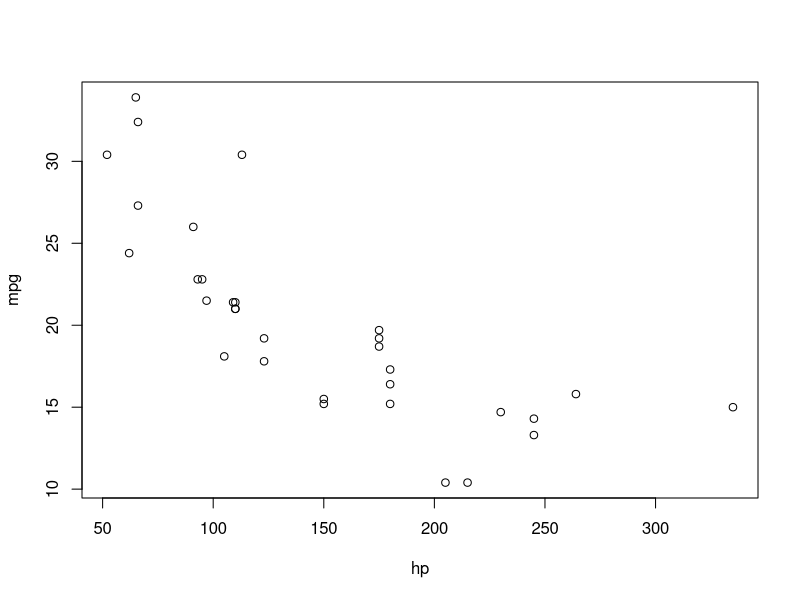
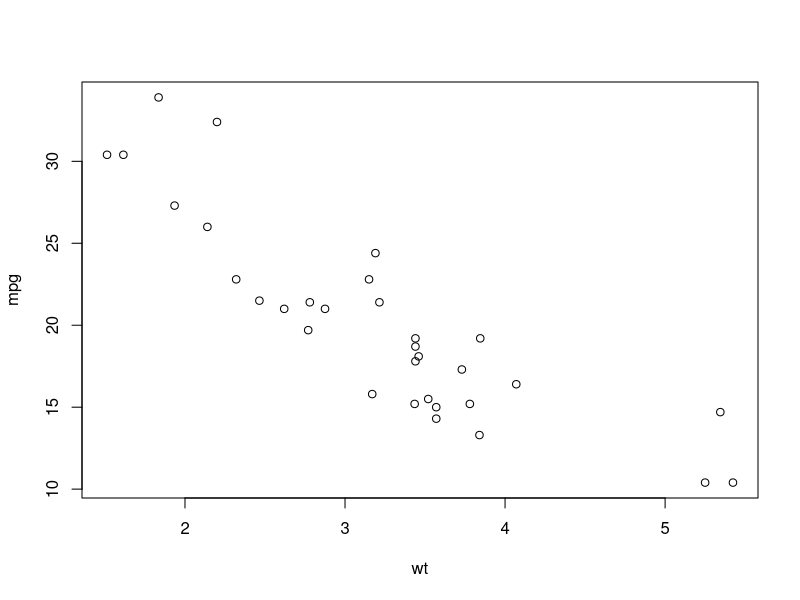
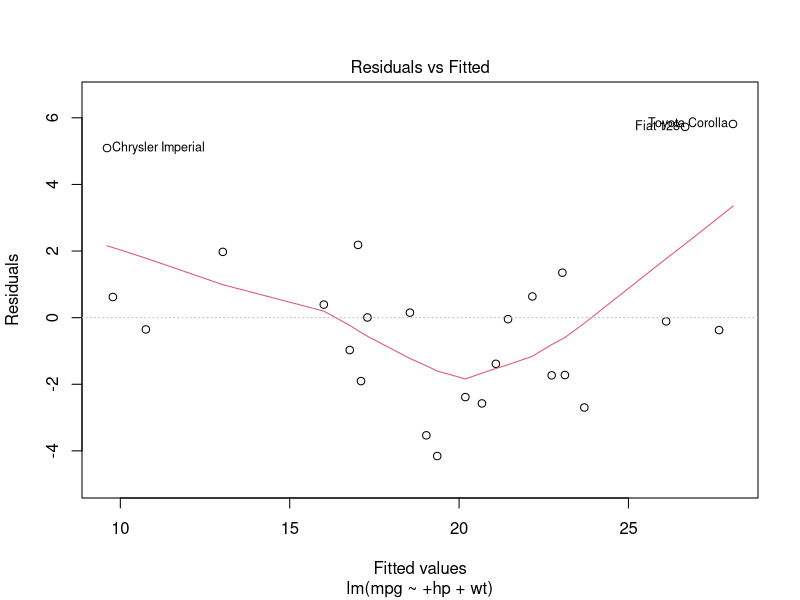
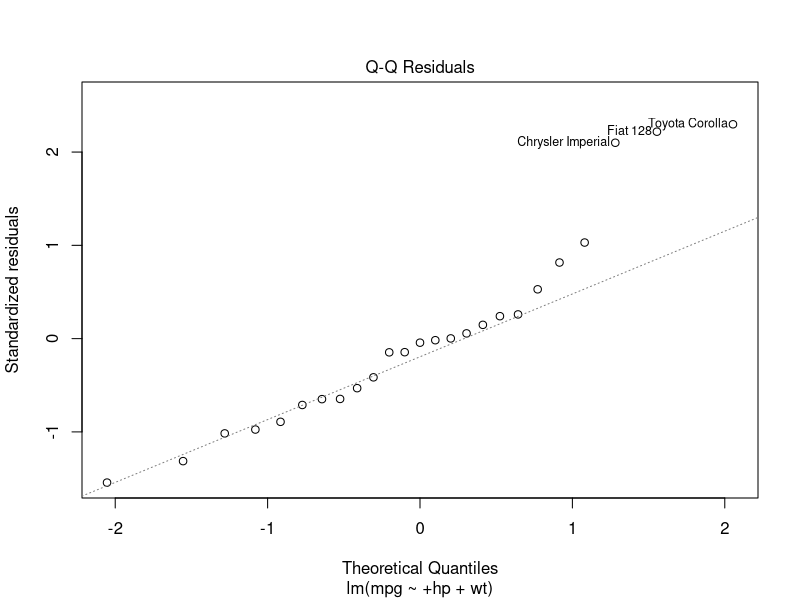
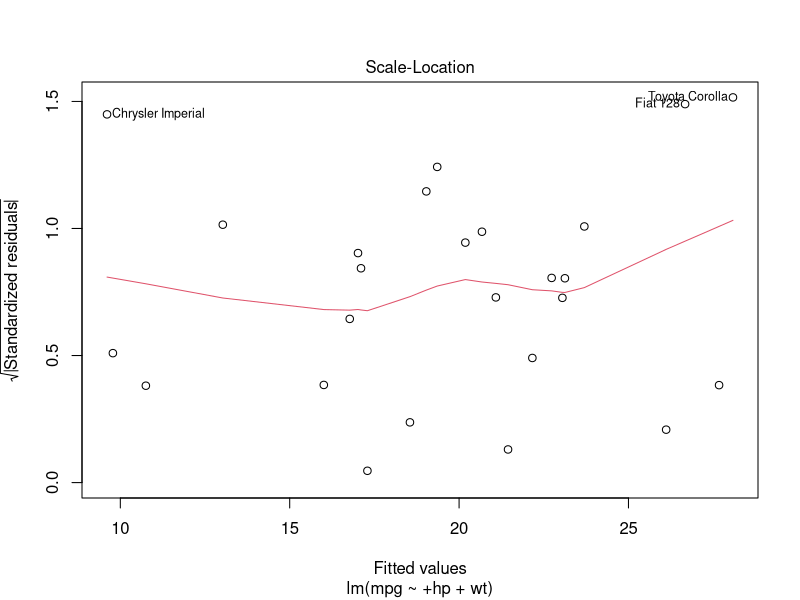
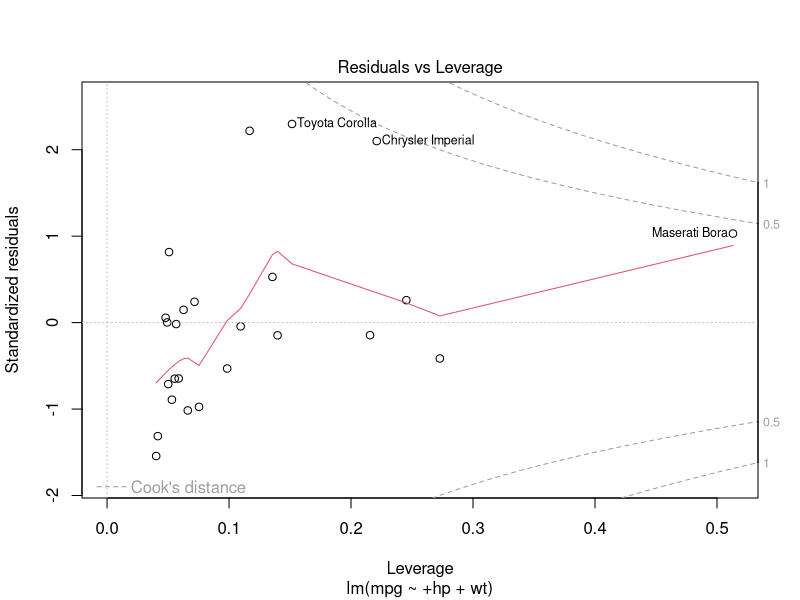

The R source for these figures, in order:
?mtcars
names(mtcars)
View(mtcars)
plot(mpg~hp, data=mtcars)
plot(mpg~wt, data=mtcars)
result<-lm(mpg ~ hp+wt, data=mtcars)
summary(result)

#Value of Adjusted R2 = 0.82, 
#means that "82% of the variance in the measure of mpg can be predicted by hp and wt."

#Checking Multicollinearity:
result<-lm(mpg~hp+wt+disp+cyl+gear, data=mtcars)
summary(result)

#----Example-3
#Create Training and Test data ----
trainingRowIndex <- sample(1:nrow(mtcars), 0.8*nrow(mtcars))  # row indices for training data
trainingData <- mtcars[trainingRowIndex, ]  # model training data
testData  <- mtcars[-trainingRowIndex, ]   # test data

#Build the model on training data----
lmMod <- lm(mpg ~ #cyl 
            #+disp 
            +hp 
            +wt, data=trainingData)  # build the model
# Review diagnostic measures
summary (lmMod)  # model summary

#Accuracy:
#Since R2 is close to 1, i.e., 0.84, hence model is significant.

#Prediction----
#Predicitng values for test dataset
testData$mpgPred <- predict(lmMod, testData)
testData
#Accuracy:----
#Determining Prediction accuracy on test dataset using MAPE

#MAPE(MeanAbsolutePercentageError): 
#Lower its value better is the accuracy of the model.
#MAPE Calculation:
mape <- mean(abs((testData$mpgPred - testData$mpg))/testData$mpg)
mape

#checking assumptions through daignostic plots
plot(lmMod)
lmMod


